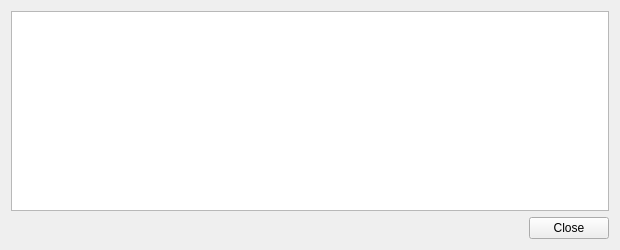
<?xml version="1.0" encoding="UTF-8"?>
<ui version="4.0">
 <class>TransactionDescDialog</class>
 <widget class="QWidget" name="TransactionDescDialog">
  <property name="geometry">
   <rect>
    <x>0</x>
    <y>0</y>
    <width>620</width>
    <height>250</height>
   </rect>
  </property>
  <property name="windowTitle">
   <string>Transaction details</string>
  </property>
  <property name="styleSheet">
   <string notr="true">background-image: url(:/images/bkg2);</string>
  </property>
  <layout class="QVBoxLayout" name="verticalLayout">
   <item>
    <widget class="QTextEdit" name="detailText">
     <property name="toolTip">
      <string>This pane shows a detailed description of the transaction</string>
     </property>
     <property name="readOnly">
      <bool>true</bool>
     </property>
    </widget>
   </item>
   <item>
    <widget class="QDialogButtonBox" name="buttonBox">
     <property name="orientation">
      <enum>Qt::Horizontal</enum>
     </property>
     <property name="standardButtons">
      <set>QDialogButtonBox::Close</set>
     </property>
    </widget>
   </item>
  </layout>
 </widget>
 <resources/>
 <connections>
  <connection>
   <sender>buttonBox</sender>
   <signal>accepted()</signal>
   <receiver>TransactionDescDialog</receiver>
   <slot>close()</slot>
   <hints>
    <hint type="sourcelabel">
     <x>248</x>
     <y>254</y>
    </hint>
    <hint type="destinationlabel">
     <x>157</x>
     <y>274</y>
    </hint>
   </hints>
  </connection>
  <connection>
   <sender>buttonBox</sender>
   <signal>rejected()</signal>
   <receiver>TransactionDescDialog</receiver>
   <slot>close()</slot>
   <hints>
    <hint type="sourcelabel">
     <x>316</x>
     <y>260</y>
    </hint>
    <hint type="destinationlabel">
     <x>286</x>
     <y>274</y>
    </hint>
   </hints>
  </connection>
 </connections>
</ui>
